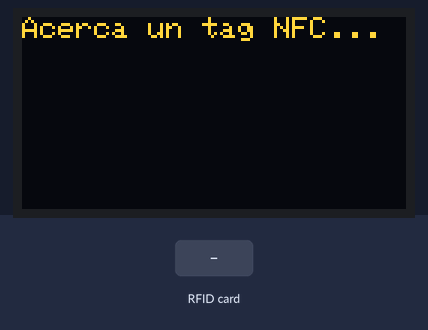
Bench run of a sketch on a simulated ESP32. Shown: 128×64 one-colour display. The inputs (shaded band) are chosen by the test bench. The OLED is the two-colour kind (top 16 rows yellow); what the sketch prints to the serial monitor is not drawn.

Above: at 2.3 s.
2.4 s: RFID card 5E 7A 19 C4 held to the reader
At 2.47 s:
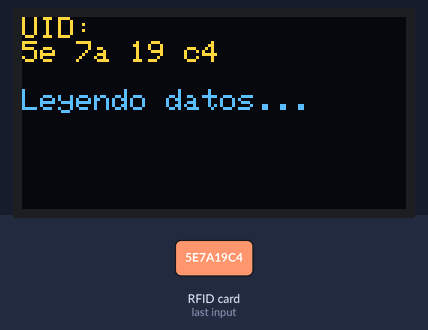
At 3.6 s:
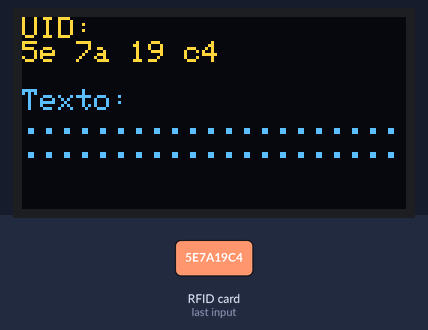
Timing chart, 0 to 5.4 s (numbered marks = the images above; inputs shaded):
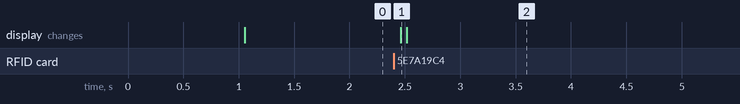

The sketch:

nfc.ino
```cpp
#include <Wire.h>
#include <Adafruit_GFX.h>
#include <Adafruit_SSD1306.h>
#include <SPI.h>
#include <MFRC522.h>

// ---------- PANTALLA OLED ----------
#define SCREEN_WIDTH 128
#define SCREEN_HEIGHT 64
#define SDA_PIN 8
#define SCL_PIN 9
Adafruit_SSD1306 display(SCREEN_WIDTH, SCREEN_HEIGHT, &Wire, -1);

// ---------- RFID RC522 ----------
#define RST_PIN  14
#define SS_PIN   10
#define SPI_SCK  12
#define SPI_MISO 13
#define SPI_MOSI 11
MFRC522 rfid(SS_PIN, RST_PIN);

void setup() {
  Serial.begin(115200);
  delay(1000);
  Serial.println(F("Iniciando..."));

  // ---- OLED ----
  Wire.begin(SDA_PIN, SCL_PIN);
  Wire.setTimeOut(1000);

  if (!display.begin(SSD1306_SWITCHCAPVCC, 0x3C)) {
    Serial.println(F("ERROR: OLED no responde"));
    while (1) delay(1000);
  }
  Serial.println(F("OLED OK"));

  display.clearDisplay();
  display.setTextSize(1);
  display.setTextColor(WHITE);
  display.setCursor(0, 0);
  display.println(F("Acerca un tag NFC..."));
  display.display();

  // ---- RFID ----
  SPI.begin(SPI_SCK, SPI_MISO, SPI_MOSI, SS_PIN);
  rfid.PCD_Init();
  delay(50);

  byte version = rfid.PCD_ReadRegister(MFRC522::VersionReg);
  Serial.print(F("MFRC522 version: 0x"));
  Serial.println(version, HEX);

  if (version == 0x00 || version == 0xFF) {
    Serial.println(F("ERROR: RC522 no detectado (revisar cableado SPI)"));
  } else {
    Serial.println(F("RC522 OK"));
  }
}

void loop() {
  // Espera a que haya un tag nuevo
  if (!rfid.PICC_IsNewCardPresent() || !rfid.PICC_ReadCardSerial()) {
    delay(50);
    return;
  }

  // ---- UID ----
  Serial.print(F("UID: "));
  String uidStr = "";
  for (byte i = 0; i < rfid.uid.size; i++) {
    if (rfid.uid.uidByte[i] < 0x10) { Serial.print("0"); uidStr += "0"; }
    Serial.print(rfid.uid.uidByte[i], HEX);
    uidStr += String(rfid.uid.uidByte[i], HEX);
    Serial.print(" ");
    if (i < rfid.uid.size - 1) uidStr += " ";
  }
  Serial.println();

  MFRC522::PICC_Type piccType = rfid.PICC_GetType(rfid.uid.sak);
  Serial.print(F("Tipo: "));
  Serial.println(rfid.PICC_GetTypeName(piccType));

  // ---- Leer paginas de memoria (NTAG213/215, tipo MIFARE Ultralight) ----
  display.clearDisplay();
  display.setTextSize(1);
  display.setTextColor(WHITE);
  display.setCursor(0, 0);
  display.println(F("UID:"));
  display.println(uidStr);
  display.println();
  display.println(F("Leyendo datos..."));
  display.display();

  Serial.println(F("--- Contenido (paginas 4 a 15) ---"));

  String textoLegible = "";
  byte buffer[18];
  byte size = sizeof(buffer);

  for (byte page = 4; page <= 15; page++) {
    MFRC522::StatusCode status = rfid.MIFARE_Read(page, buffer, &size);
    if (status != MFRC522::STATUS_OK) {
      Serial.print(F("Error leyendo pagina "));
      Serial.println(page);
      break;
    }

    Serial.print(F("Pag "));
    Serial.print(page);
    Serial.print(F(": "));
    for (byte i = 0; i < 4; i++) {
      if (buffer[i] < 0x10) Serial.print("0");
      Serial.print(buffer[i], HEX);
      Serial.print(" ");

      // Guarda caracteres imprimibles para mostrar como texto
      if (buffer[i] >= 32 && buffer[i] <= 126) {
        textoLegible += (char)buffer[i];
      } else {
        textoLegible += ".";
      }
    }
    Serial.println();
  }

  Serial.print(F("Texto ASCII detectado: "));
  Serial.println(textoLegible);
  Serial.println(F("-----------------------------"));

  // ---- Mostrar en pantalla ----
  display.clearDisplay();
  display.setCursor(0, 0);
  display.println(F("UID:"));
  display.println(uidStr);

  display.setCursor(0, 24);
  display.println(F("Texto:"));
  display.println(textoLegible.substring(0, 21));
  if (textoLegible.length() > 21) {
    display.println(textoLegible.substring(21, 42));
  }

  display.display();

  rfid.PICC_HaltA();
  rfid.PCD_StopCrypto1();

  delay(2000); // pausa antes de aceptar otro tag
}
```

Measured:
- after the input at 2.4 s, the display: changes after 0.06 s (image 1)
